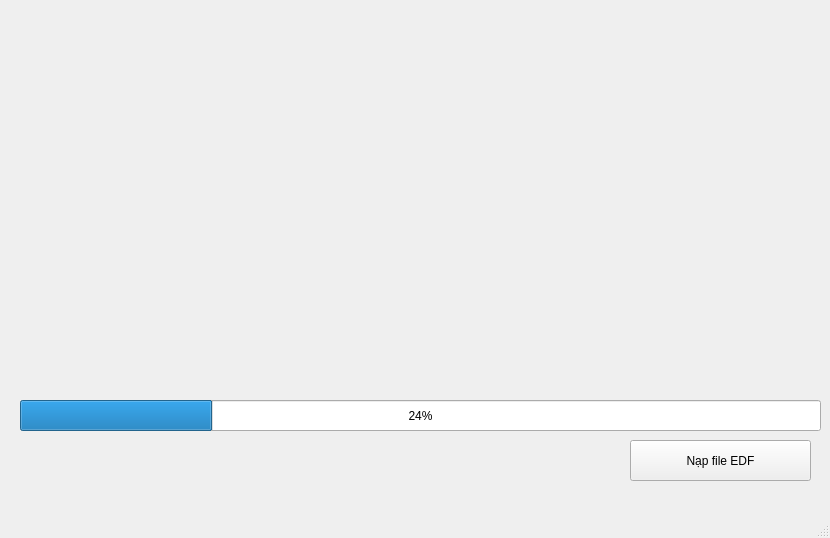
<?xml version="1.0" encoding="UTF-8"?>
<ui version="4.0">
 <class>BrainChecker</class>
 <widget class="QMainWindow" name="BrainChecker">
  <property name="geometry">
   <rect>
    <x>0</x>
    <y>0</y>
    <width>830</width>
    <height>538</height>
   </rect>
  </property>
  <property name="windowTitle">
   <string>MainWindow</string>
  </property>
  <widget class="QWidget" name="centralwidget">
   <widget class="QPushButton" name="btn_load">
    <property name="geometry">
     <rect>
      <x>630</x>
      <y>440</y>
      <width>181</width>
      <height>41</height>
     </rect>
    </property>
    <property name="text">
     <string>Nạp file EDF</string>
    </property>
   </widget>
   <widget class="QLabel" name="result_label">
    <property name="geometry">
     <rect>
      <x>130</x>
      <y>70</y>
      <width>631</width>
      <height>111</height>
     </rect>
    </property>
    <property name="text">
     <string/>
    </property>
   </widget>
   <widget class="QProgressBar" name="progress_bar">
    <property name="geometry">
     <rect>
      <x>20</x>
      <y>400</y>
      <width>801</width>
      <height>31</height>
     </rect>
    </property>
    <property name="value">
     <number>24</number>
    </property>
   </widget>
  </widget>
  <widget class="QMenuBar" name="menubar">
   <property name="geometry">
    <rect>
     <x>0</x>
     <y>0</y>
     <width>830</width>
     <height>22</height>
    </rect>
   </property>
  </widget>
  <widget class="QStatusBar" name="statusbar"/>
 </widget>
 <resources/>
 <connections/>
</ui>
